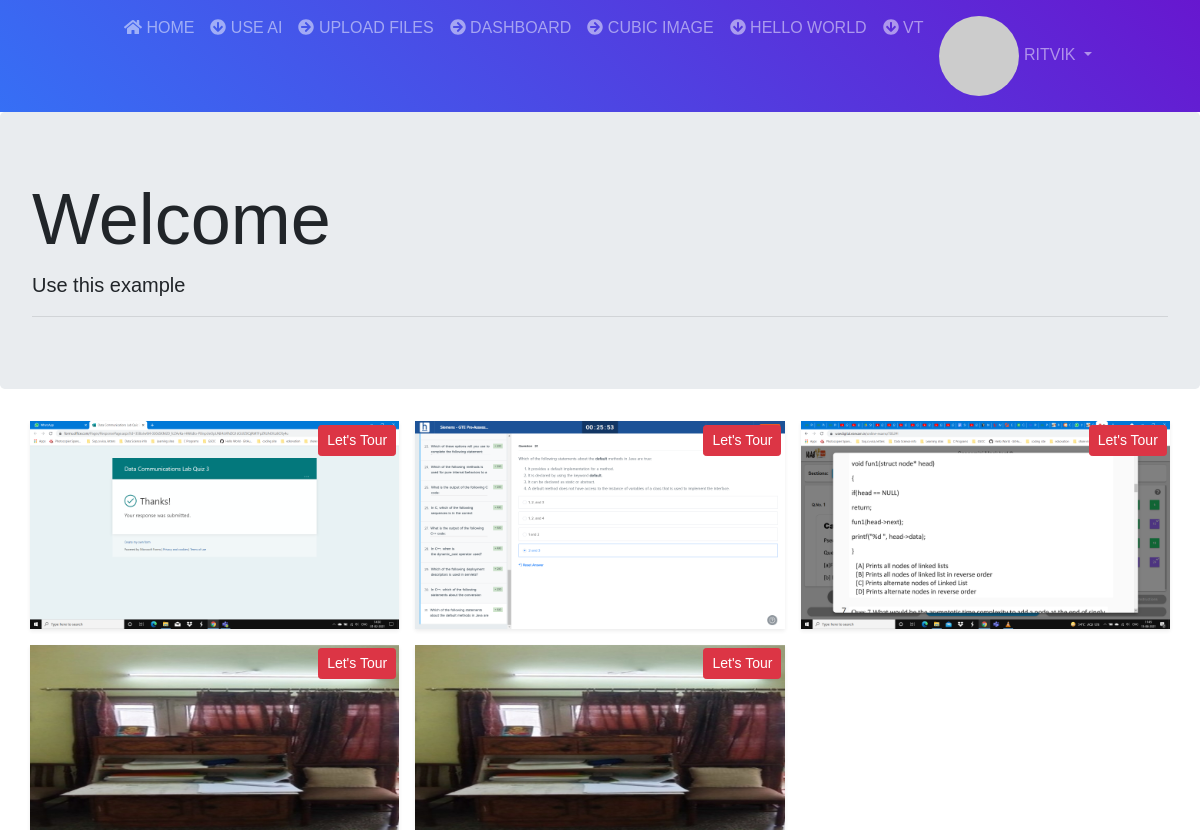
The app's page /index (signed in) with its own data.
### app/models.py (models this page shows, shortened)
class User(UserMixin, db.Model):
    id = db.Column(db.Integer, primary_key=True, autoincrement=True)
    username = db.Column(db.String(64), index=True, unique=True)
    email = db.Column(db.String(120), index=True, unique=True)
    password_hash = db.Column(db.String(128))
    created_on = db.Column(db.DateTime, index=True, default=datetime.now)
    last_seen = db.Column(db.DateTime, default=datetime.utcnow)
    def avatar(self, size):
        digest = md5(self.email.lower().encode('utf-8')).hexdigest()
        return 'https://www.gravatar.com/avatar/{}?d=identicon&s={}'.format(digest, size)

class MyCube(db.Model):
    id=db.Column(db.Integer, primary_key=True, autoincrement=True)
    front=db.Column(db.String(255),db.ForeignKey('my_upload.id'))
    back=db.Column(db.String(255),db.ForeignKey('my_upload.id'))
    right=db.Column(db.String(255),db.ForeignKey('my_upload.id'))
    left=db.Column(db.String(255),db.ForeignKey('my_upload.id'))
    ceiling=db.Column(db.String(255),db.ForeignKey('my_upload.id'))
    floor=db.Column(db.String(255),db.ForeignKey('my_upload.id'))
    created_at=db.Column(db.DateTime,nullable=False,index=True, default=dt.datetime.utcnow)
    user_id=db.Column(db.Integer,db.ForeignKey('user.id'))
    publish=db.Column(db.Boolean,nullable=False, default=False)
    title = db.Column(db.String(50))
    description = db.Column(db.String(255),default="no description")

### app/routes.py (the view)
@app.route('/')
@app.route('/index')
@login_required
def index():
    imglist = MyCube.query.filter_by(publish=True)
    return render_template('index.html',title='Home', vrlist=imglist)

### app/models.py (called while the page is built)
@login.user_loader
def load_user(id):
    return User.query.get(int(id))

### app/routes.py (called while the page is built)
@app.before_request
def before_request():
    try:
        if current_user.is_authenticated:
            current_user.last_seen = datetime.utcnow()
            db.session.commit()
    except:
        pass

### app/templates/index.html (shortened to what this page needs)
 {% extends 'base.html' %}
{% block body %}
<div class="jumbotron">
    <h1 class="display-3">Welcome</h1>
    <p class="lead">Use this example</p>
    <hr class="my-2">
</div>
<div class="container">
    <div class="row imgrid">
        {% for item in vrlist %}
        <div class="image">
            <img src="{{item.front}}" class="img-fluid shadow-sm" alt="">
            <a href="/vt/{{item.id}}" class="btn btn-danger btn-sm delete-icon"></i>Let's Tour</a>
        </div>
        {% endfor %}
    </div>
</div>
{% endblock %}

### app/templates/navbar.html (shortened to what this page needs)
<nav class="navbar navbar-expand-lg navbar-dark purblue sticky-top">
    <div class="collapse navbar-collapse" id="mainmenu">
      <ul class="navbar-nav mr-auto mt-2 mt-lg-0 mx-auto ">
        <li class="nav-item ">
          <a class="nav-link text-uppercase" href="{{url_for('index')}}"><i class="fas fa-home "></i> Home <span class="sr-only">(current)</span></a>
        </li>
        <li class="nav-item">
          <a class="nav-link text-uppercase" href="/input"><i class="fas fa-arrow-circle-down    "></i> use AI </a>
        </li>
        <li class="nav-item">
          <a class="nav-link text-uppercase" href="/upload"><i class="fas fa-arrow-circle-right    "></i> upload files</a>
        </li>
        <li class="nav-item">
          <a class="nav-link text-uppercase" href="/dashboard"><i class="fas fa-arrow-circle-right   "></i> dashboard</a>
        </li>
        <li class="nav-item">
          <a class="nav-link text-uppercase" href="/cube"><i class="fas fa-arrow-circle-right   "></i> cubic image</a>
        </li>
        <li class="nav-item">
          <a class="nav-link text-uppercase" href="/hello"><i class="fas fa-arrow-circle-down   "></i> hello world</a>
        </li>
        <li class="nav-item">
          <a class="nav-link text-uppercase" href="/vt"><i class="fas fa-arrow-circle-down   "></i> vt</a>
        </li>
        {% if current_user.is_anonymous %}
        <li class="nav-item dropdown">
          <a class="nav-link dropdown-toggle text-uppercase" href="#" id="dropdownId" data-toggle="dropdown" aria-haspopup="true" aria-expanded="false"><i class="fas fa-user-circle    "></i> Account</a>
          <div class="dropdown-menu" aria-labelledby="dropdownId">
            <a class="dropdown-item" href="/login">Login</a>
            <a class="dropdown-item" href="/register">Create free account</a>
          </div>
        </li>
        {% else %}
        <li class="nav-item dropdown">
          <a class="nav-link dropdown-toggle text-uppercase" href="#" id="dropdownId" data-toggle="dropdown" aria-haspopup="true" aria-expanded="false">
            <img src="{{ current_user.avatar(24) }}" class="rounded-circle">  {{current_user.username}}
          </a>
        </li>
        {% endif %}
      </ul>
    </div>
  </nav>

### app/templates/index.html (style rules this page uses)
* { box-sizing: border-box; }
body { margin: 0; font-family: Arial; }
.row:after { content: ""; display: table; clear: both; }
.imgrid { display:grid; grid-template-columns: 1fr 1fr 1fr; gap: 1rem; }
.image { position: relative; }
.delete-icon { position:absolute; top:.2rem; right: .2rem; }

### app/templates/base.html (style rules this page uses)
.purblue { background-image: linear-gradient(45deg,rgb(54, 111, 245),rgb(103, 23, 207)); }

### records on screen
User: username "RITVIK"
MyCube: front (picture)
MyCube: front (picture)
MyCube: front (picture)
MyCube: front (picture)
MyCube: front (picture)
